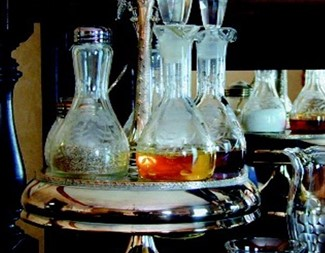
#> input picture four/fig6.jpg, 325 x 253 px
$ python HSIliangdujunhenghua.py
#> lines starting #> are read from the running program, lines starting #| are printed output that depends on the picture
# -*- coding: utf-8 -*-
"""
Created on Fri Dec 18 20:03:04 2020

@author: life
"""

import cv2
import numpy as np

img = cv2.imread('fig6.jpg')
#> img is the input picture: shape (253, 325, 3); mean B, G, R 74.3, 80.2, 76.4
#把RGB转成HSI
his = cv2.cvtColor(img, cv2.COLOR_RGB2HLS)
#> his: shape (253, 325, 3); mean of channels 0, 1, 2 55.7, 76.2, 101.6
cv2.imshow('img', img)
#只保留对I亮度的处理
his_i = his[:, :, 1]
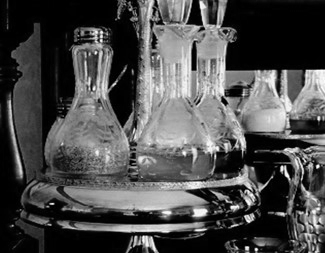
#> his_i: shape (253, 325); min 0, max 254, mean 76.2
#亮度均衡化处理之后的结果
equal_i = cv2.equalizeHist(his_i)
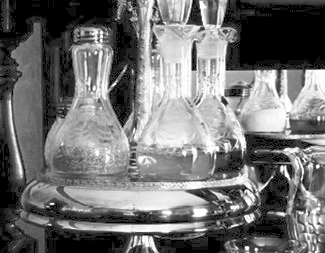
#> equal_i: shape (253, 325); min 0, max 255, mean 113.3
his[:, :, 1] = equal_i
#> his: shape (253, 325, 3); mean of channels 0, 1, 2 55.7, 113.3, 101.6
#将HSI转换成RGB图
dst = cv2.cvtColor(his, cv2.COLOR_HLS2BGR)
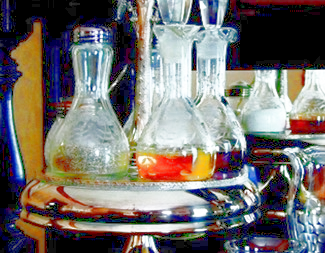
#> dst: shape (253, 325, 3); mean R, G, B 116.9, 112, 109.2
cv2.imshow('dst', dst)
cv2.waitKey(0)
cv2.destroyAllWindows()

$ run again, with four/fig5.jpg copied over four/fig6.jpg
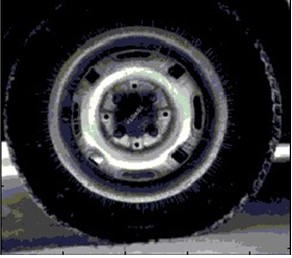
#> input picture four/fig5.jpg, 292 x 258 px
#> img is the input picture: shape (258, 292, 3); mean B, G, R 56, 52.6, 52.6
#> `equal_i = cv2.equalizeHist(his_i)`:
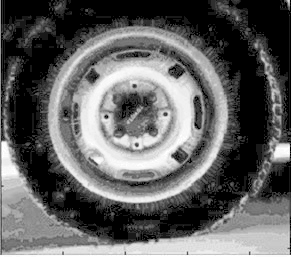
#> equal_i: shape (258, 292); min 0, max 255, mean 98.3
#> `dst = cv2.cvtColor(his, cv2.COLOR_HLS2BGR)`:
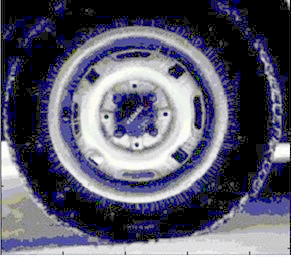
#> dst: shape (258, 292, 3); mean R, G, B 90.1, 89.3, 107.6
